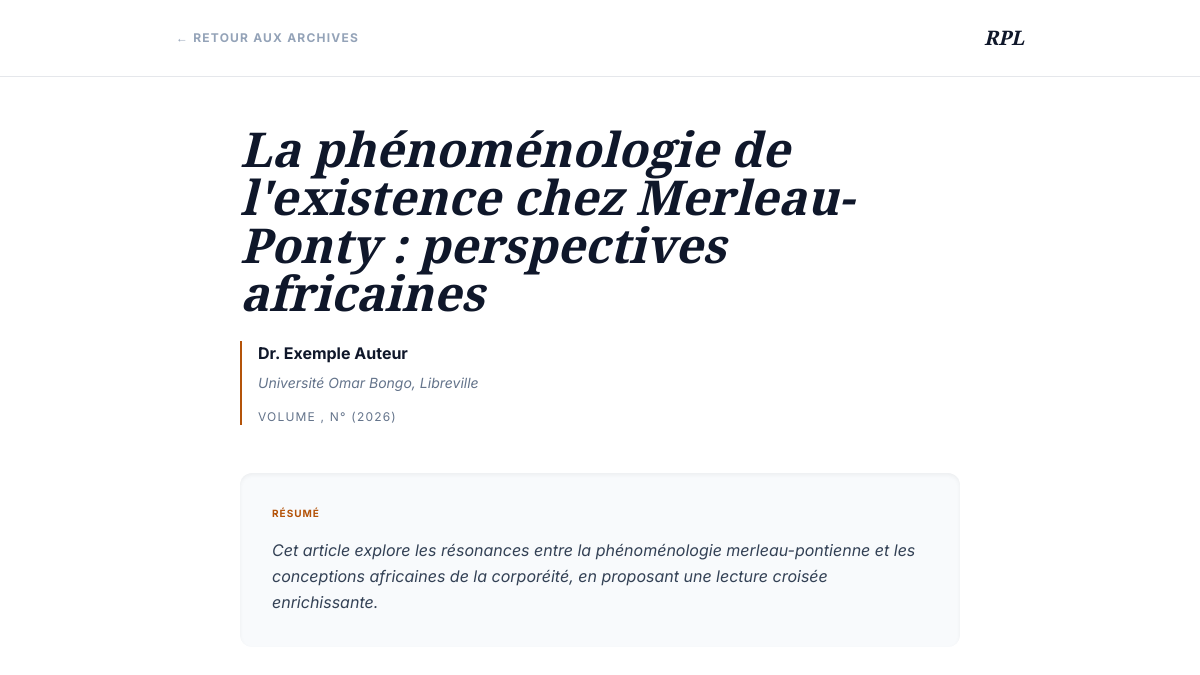
Screenshot of /article_modele.php?id=1 with the database file from the repository.
### tables this page shows
CREATE TABLE IF NOT EXISTS `articles` (
  `id`               INT UNSIGNED    AUTO_INCREMENT PRIMARY KEY,
  `titre`            VARCHAR(500)    NOT NULL,
  `auteur`           VARCHAR(255)    NOT NULL,
  `email_auteur`     VARCHAR(255)    DEFAULT NULL,
  `affiliation`      VARCHAR(255)    DEFAULT NULL,
  `rubrique`         ENUM(
                       'Article de recherche',
                       'Commentaire',
                       'Recension',
                       'Traduction'
                     ) NOT NULL DEFAULT 'Article de recherche',
  `resume`           TEXT            DEFAULT NULL,
  `contenu`          LONGTEXT        DEFAULT NULL,
  `fichier_path`     VARCHAR(500)    DEFAULT NULL COMMENT 'Chemin relatif vers le PDF',
  `annee`            YEAR            DEFAULT NULL,
  `volume`           TINYINT UNSIGNED DEFAULT NULL,
  `numero`           TINYINT UNSIGNED DEFAULT NULL,
  `pages`            VARCHAR(20)     DEFAULT NULL COMMENT 'Ex: 12-34',
  `statut`           ENUM('en_attente','publie','retire') NOT NULL DEFAULT 'publie',
  `date_publication` DATE            DEFAULT NULL,
  `created_at`       DATETIME        DEFAULT CURRENT_TIMESTAMP,
  `updated_at`       DATETIME        DEFAULT CURRENT_TIMESTAMP ON UPDATE CURRENT_TIMESTAMP,
  INDEX `idx_statut`  (`statut`),
  INDEX `idx_annee`   (`annee`),
  INDEX `idx_rubrique`(`rubrique`),
  FULLTEXT KEY `ft_recherche` (`titre`, `auteur`, `resume`)
);

### article_modele.php (the view, shortened to what this page needs)
<?php
$servername = "localhost"; $username = "root"; $password = ""; $dbname = "rpldb";
try {
    $conn = new PDO("mysql:host=$servername;dbname=$dbname;charset=utf8", $username, $password);
    $conn->setAttribute(PDO::ATTR_ERRMODE, PDO::ERRMODE_EXCEPTION);
    $id = isset($_GET['id']) ? intval($_GET['id']) : 0;
    $stmt = $conn->prepare("SELECT * FROM articles WHERE id = :id");
    $stmt->execute(['id' => $id]);
    $article = $stmt->fetch();
} catch(PDOException $e) { die("Erreur : " . $e->getMessage()); }
?>
<!DOCTYPE html>
<html lang="fr">
<head>
    <script src="https://cdn.tailwindcss.com"></script>
</head>
<body class="bg-white text-slate-900">
    <header class="border-b py-6 mb-12">
        <div class="max-w-4xl mx-auto px-6 flex justify-between items-center">
            <a href="archives.php" class="text-xs font-bold uppercase tracking-widest text-slate-400 hover:text-amber-700">← Retour aux archives</a>
            <span class="serif italic font-bold text-xl">RPL</span>
        </div>
    </header>
    <article class="max-w-3xl mx-auto px-6 pb-24">
        <header class="mb-12">
            <h1 class="text-4xl md:text-5xl font-bold serif italic mb-6"><?php echo htmlspecialchars($article['titre']); ?></h1>
            <div class="flex flex-col gap-2 text-slate-500 border-l-2 border-amber-700 pl-4">
                <span class="font-bold text-slate-900"><?php echo htmlspecialchars($article['auteur']); ?></span>
                <span class="text-sm italic"><?php echo htmlspecialchars($article['affiliation']); ?></span>
                <span class="text-xs uppercase tracking-widest mt-2">Volume <?php echo $article['volume']; ?>, N°<?php echo $article['numero']; ?> (<?php echo $article['annee']; ?>)</span>
            </div>
        </header>
        <div class="bg-slate-50 p-8 mb-12 rounded-xl italic text-slate-700 leading-relaxed shadow-inner">
            <h2 class="not-italic font-bold uppercase text-[10px] tracking-widest mb-4 text-amber-700">Résumé</h2>
            <?php echo nl2br(htmlspecialchars($article['resume'])); ?>
        </div>
    </article>
</body>
</html>

### article_modele.php (style rules this page uses)
body { font-family: 'Inter', sans-serif; }
.serif { font-family: 'Playfair Display', serif; }

### rows the page displays
articles: titre "La phénoménologie de l'existence chez Merleau-Ponty : perspectives africaines", auteur "Dr. Exemple Auteur", affiliation "Université Omar Bongo, Libreville", annee "2026", resume "Cet article explore les résonances entre la phénoménologie merleau-pontienne et les conceptions africaines de la corporéité, en proposant une lecture croisée enrichissante."
